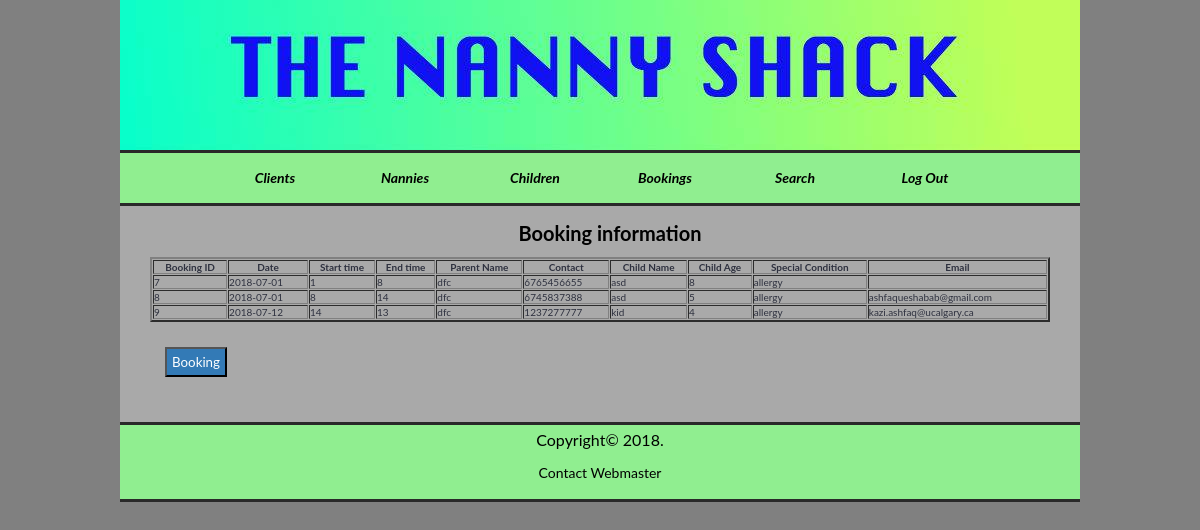
The app's page /TheNannyShack/seebookings.php with its own data.
### tables this page shows
CREATE TABLE `booking` (
  `BookingID` int(10) NOT NULL,
  `Date` date NOT NULL,
  `Start` int(10) NOT NULL,
  `End` int(10) NOT NULL,
  `ParentName` varchar(45) NOT NULL,
  `Contact` varchar(45) NOT NULL,
  `ChildName` varchar(45) NOT NULL,
  `ChildAge` int(10) NOT NULL,
  `Special_Condition` longtext NOT NULL,
  `email` varchar(30) DEFAULT NULL
);

### TheNannyShack/seebookings.php (the view, shortened to what this page needs)
<?php
$con = mysqli_connect("localhost", "root");
mysqli_select_db($con,"nanny_shack");
$sql = "SELECT * FROM booking";
$result = mysqli_query($con,$sql);
?>
<!doctype html>
<html>
<head>
<link href="css/reset.css" rel="stylesheet" type="text/css">
<link href="css/styleGuide.css" rel="stylesheet" type="text/css">
</head>
<body>
<div id="container">
<div id="banner"></div>
<div class="navBar-wrap">
  <div class ="navBar">
    <ul>
      <li> <a href="clients.php" >Clients</a> </li>
      <li> <a href="nannies.php" >Nannies</a>
      </li>
      <li> <a href="childData.php" >Children</a> </li>
     <li> <a href="seebookings.php" >Bookings</a> </li>
     <li> <a href="#" >Search</a>
      </li>
      <li> <a href="logout.php" >Log Out</a>
      </li>
    </ul>
  </div>
</div>
<div id="content">
  <h1 class="headingBrown">Booking information</h1><br>
 <table width = "900" border = "2" cellpadding = "1" cellspacing = "1" id = "clients">
 <tr>
 <th>Booking ID</th>
  <th>Date</th>
    <th>Start time</th>
    <th>End time</th>
    <th>Parent Name</th>
    <th>Contact</th>
    <th>Child Name</th>
    <th>Child Age</th>
    <th>Special Condition</th>
    <th>Email</th>
  </tr>
  <?php
  while($booking = mysqli_fetch_assoc($result)){
  echo  "<tr>";
  echo "<td>".$booking['BookingID']."</td>";
  echo "<td>".$booking['Date']."</td>";
  echo "<td>".$booking['Start']."</td>";
  echo "<td>".$booking['End']."</td>";
  echo "<td>".$booking['ParentName']."</td>";
  echo "<td>".$booking['Contact']."</td>";
  echo "<td>".$booking['ChildName']."</td>";
  echo "<td>".$booking['ChildAge']."</td>";
  echo "<td>".$booking['Special_Condition']."</td>";
  echo "<td>".$booking['email']."</td>";
  echo  "</tr>";
  }
  ?>
  </table>
<p><a href="datePick.php" ><button name="insert" id="button">Booking </button> </a>
</p>
</div>
<div id="footer">
  <p> Copyright&copy; 2018. <br>
  <a href="mailto:kazia1@educbe.ab.ca" class="a">Contact Webmaster</a> </p></div>
  </div>
</body>
</html>

### TheNannyShack/css/styleGuide.css (style rules this page uses)
body { background-color: grey; overflow:none; }
#container { width: 960px; margin-left: auto; margin-right: auto; font-family: Arial, Helvetica, sans-serif; font-size: 10px; background-color: darkgrey; }
#banner { background-image:url("../images/banner.jpg"); width: 960px; height: 150px; }
#button { margin-top: 10px; margin-bottom: 10px; color: #fff; background: #337ab6; padding : 5px; }
.navBar-wrap { height: 50px; border-top-style: solid; //border-top-height: 6px; border-top-color: #292929; background: lightgreen; text-align: center; }
.navBar { text-align: center; padding-left: 90px; width: 960px; }
.navBar li { color:#000000; list-style: none; font-family: Segoe, "Segoe UI", "DejaVu Sans", "Trebuchet MS", Verdana, sans-serif; }
.navBar li a { transition: all linear 0.15s; }
.navBar > ul > li { float: left; display: inline-block; position: relative; font-size: 18px; color: #000000; }
.navBar > ul > li > a { width: 100px; line-height: 20px; text-align: center; color: #000000; font-style: Italic; }
#content { width: 920px; padding-left: 30px; padding-right: 10px; border-top-style: solid; border-top-color: #292929; padding-top: 15px; padding-bottom: 20px; }
p { font-family: Arial, Helvetica, sans-serif; font-size: 16px; color:#000000; }
.headingBrown { color: #000000; text-align: center; }
#footer { background: lightgreen; width: 960px; border-bottom-style: solid; border-bottom-color: #292929; border-top: 3px; border-top-style: solid; border-top-color: #292929; text-align: center; padding-top: 5px; padding-bottom: 3px; font-size: 10px; margin-left: auto; margin-right: auto; color: #000000; }
a:link { font-family: Arial, Helvetica, sans-serif; font-size: 14px; color: #000000; }
#footer a:link { font-family: Arial, Helvetica, sans-serif; font-size: 14px; color: #000000; }
ul { font-style:normal; }
li { font-style: normal; font-size: 16px; font-family: Arial, Helvetica, sans-serif; color: #FFFFFF; font-weight: bold; text-decoration: blink; }
.a:link { font-size: 14px; color: #FFF1D3; }
div a { text-decoration: none; color: white; font-size: 20px; padding: 15px; display:inline-block; }
ul { display: inline; margin: 0; padding: 0; }
ul li { display: inline-block; }
* { font-family: 'Lato', Arial, Helvetica, sans-serif !important; color:#2E313F; }
html { overflow:none; }

### records on screen
booking: BookingID "7", Date "2018-07-01", Start "1", End "8", ParentName "dfc", Contact "6765456655", ChildName "asd", ChildAge "8", Special_Condition "allergy"
booking: BookingID "8", Date "2018-07-01", Start "8", End "14", ParentName "dfc", Contact "6745837388", ChildName "asd", ChildAge "5", Special_Condition "allergy", email "ashfaqueshabab@gmail.com"
booking: BookingID "9", Date "2018-07-12", Start "14", End "13", ParentName "dfc", Contact "1237277777", ChildName "kid", ChildAge "4", Special_Condition "allergy", email "kazi.ashfaq@ucalgary.ca"
